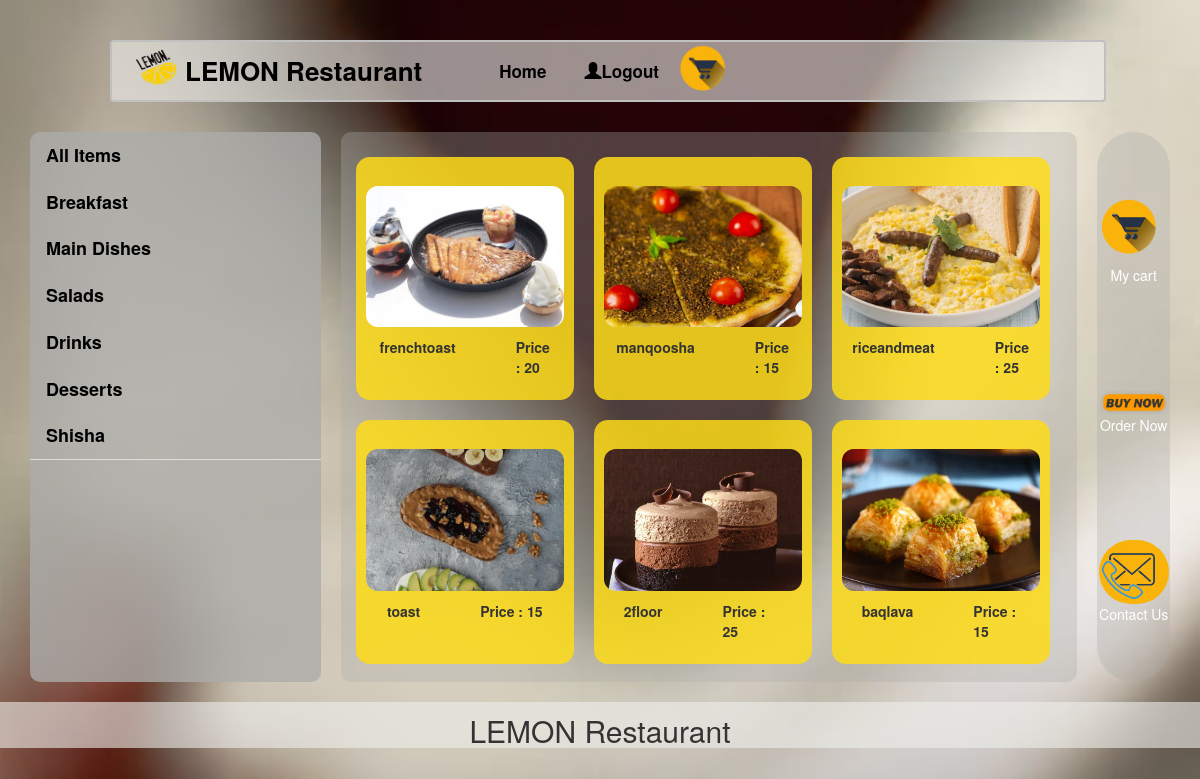
/home/, run on the app's committed database.
### home_app/models.py (models this page shows)
class Item(models.Model):
    name = models.CharField(max_length=45)
    category = models.ForeignKey(Category, related_name = 'items', on_delete = models.CASCADE,null=True)
    desc = models.TextField(default="descriptions about the items")
    price = models.IntegerField()

class Category(models.Model):
    name = models.CharField(max_length=45)
    created_at = models.DateTimeField(auto_now_add=True)
    updated_at = models.DateTimeField(auto_now=True)

### home_app/views.py (the view)
# urls.py: path('home/', views.home),
def home(request):
    context = {
        'breakfast' : getcategory('breakfast'),
        'drinks' : getcategory('drinks'),
        'maindishes' : getcategory('maindishes'),
        'desserts' : getcategory('desserts'),
        'sheesha' : getcategory('sheesha'),
        'salads' : getcategory('salads'),
        'allitem' : getallitem(),
    }
    return render(request, 'homeTemp.html',context)

### home_app/models.py (called while the page is built)
def getcategory(catname):
    return Item.objects.filter(category=Category.objects.get(name=catname))

def getallitem():
    return Item.objects.all()

### home_app/templates/homeTemp.html (shortened to what this page needs)
<!DOCTYPE html>
<html lang="en">
<head>
    <meta name="viewport" content="width=device-width, initial-scale=1, shrink-to-fit=no"> {%load static%}
    <link rel="stylesheet" href="https://stackpath.bootstrapcdn.com/font-awesome/4.7.0/css/font-awesome.min.css">
    <link rel="stylesheet" href="{%  static  'css/homenavbar.css'  %}">
    <link rel="stylesheet" href="{%  static  'css/home.css'  %}">
    <link rel="stylesheet" href="https://maxcdn.bootstrapcdn.com/bootstrap/3.4.1/css/bootstrap.min.css">
</head>
<body>
    <nav class=" navbar" id='navcolor'>
        <div class="container-fluid" id='container-fluid'>
            <div class="navbar-header">
                <div class='logo' onclick="location.href='/';">
                    <img src="/static/images/homepage/logo-removebg-preview.png" alt="logo">
                    <p class="navbar-brand acolor">LEMON Restaurant</p>
                </div>
            </div>
            <div class="navbar-collapse" id="myNavbar">
                <ul class="nav navbar-nav" id="navbar-nav">
                    <li class="active"><a href="/welcome" class="acolor" id='navAedit'>Home</a></li>
                    <ul class="nav navbar-nav navbar-right" id="navbar-nav">
                        <li><a href="/logout" class="acolor" id='navAedit'><span
                                    class="glyphicon glyphicon-user   acolor"></span>Logout
                            </a></li>
                        <li><img id="cart" onclick="location.href='/cart/';" src="/static/images/homepage/cart.png" alt="cart icon">
                        </li>
                    </ul>
                </ul>
            </div>
        </div>
    </nav>
    <section id="conter">
        <div class='firstcol'>
            <ul class="nav nav-tabs" id="myTab" role="tablist">
                <li class="nav-item">
                    <a class="nav-link active" id="home-tab" data-toggle="tab" href="#all" role="tab" aria-controls="home" aria-selected="true">All Items</a>
                </li>
                <li class="nav-item">
                    <a class="nav-link" id="profile-tab" data-toggle="tab" href="#breakfast" role="tab" aria-controls="profile" aria-selected="false">Breakfast</a>
                </li>
                <li class="nav-item">
                    <a class="nav-link" id="messages-tab" data-toggle="tab" href="#main" role="tab" aria-controls="messages" aria-selected="false">Main Dishes</a>
                </li>
                <li class="nav-item">
                    <a class="nav-link" id="settings-tab" data-toggle="tab" href="#salads" role="tab" aria-controls="settings" aria-selected="false">Salads</a>
                </li>
                <li class="nav-item">
                    <a class="nav-link" id="settings-tab" data-toggle="tab" href="#drinks" role="tab" aria-controls="settings" aria-selected="false">Drinks</a>
                </li>
                <li class="nav-item">
                    <a class="nav-link" id="settings-tab" data-toggle="tab" href="#desserts" role="tab" aria-controls="settings" aria-selected="false">Desserts</a>
                </li>
                <li class="nav-item">
                    <a class="nav-link" id="settings-tab" data-toggle="tab" href="#Shisha" role="tab" aria-controls="settings" aria-selected="false">Shisha</a>
                </li>
            </ul>
        </div>
        <div class='secondcol'>
            <div class="tab-content" id="tab-content">
                <div class="tab-pane active" id="all" role="tabpanel" aria-labelledby="home-tab">
                    <div class="contandiv">
                        {%for item in allitem%}
                        <div class="item">
                            <a href="/details/{{item.id}}/"><img src="/static/images/thumbnails/{{item.category.name}}/{{item.name}}.jpg"></a>
                            <div class="pricename">
                                <p>{{item.name}} </p>
                                <p>Price : {{item.price}}</p>
                            </div>
                        </div>
                        {%endfor%}
                    </div>
                </div>
            </div>
        </div>
        <div class='thirdcol'>
            <div onclick="location.href='/cart/';">
                <img src="/static/images/homepage/cart.png" alt="cart icon">
                <p>My cart</p>
            </div>
            <div onclick="location.href='/cart/';">
                <img src="/static/images/homepage/buy.png" alt="order icon">
                <p>Order Now</p>
            </div>
            <div onclick="location.href='/contact/';">
                <img id="CUS" src="/static/images/homepage/contactUs.png" alt="contact Us icon">
                <p>Contact Us</p>
            </div>
        </div>
    </section>
</body>
<footer>
    <div id="footer">
        <h2>LEMON Restaurant</h2>
    </div>
</footer>
</html>

### home_app/static/css/home.css (style rules this page uses)
body { margin: 0; padding: 0; background: url("/static/images/homepage/home.jpg"); background-repeat: no-repeat; background-attachment: fixed; background-size: cover; background-position: top; font-family: Verdana, Geneva, Tahoma, sans-serif; }
#navcolor { border: 2px solid silver; background-color: #efefec99; color: white; width: 83%; margin-left: 11rem; margin-top: 4rem; }
.acolor { color: #000000; text-decoration: none; }
.navbar-header .logo { display: flex; cursor: pointer; align-items: center; flex-direction: row; }
.navbar-header .logo p { font-size: 26px; margin-bottom: -9px; font-weight: bolder; margin-right: 43px; }
#cart { cursor: pointer; width: 58px; }
.navbar-header img { width: 58px; height: 49px; }
#navAedit { padding: 19px; font-size: 17px; font-weight: bolder; }
#conter { margin: 30px 20px 0px 20px; display: flex; min-height: 55rem; }
.firstcol { flex: 2; margin: 0px 10px 0px 10px; background-color: #acaca9cc; border-radius: 10px; }
.secondcol { flex: 5; margin: 0px 10px 0px 10px; background-color: #acaca957; border-radius: 10px; padding: 5px; overflow-y: auto; float: left; position: relative; height: 55rem; }
.thirdcol { flex: 0.5; margin: 0px 10px 0px 10px; display: flex; flex-direction: column; align-items: center; justify-content: space-around; background-color: #acaca957; border-radius: 55px; padding-top: 15px; }
#myTab { display: flex; flex-wrap: wrap; padding-left: 0; margin-bottom: 0; list-style: none; flex-direction: column; align-items: flex-start; align-content: flex-start; }
#myTab li { width: 100%; }
#myTab li a { color: black; }
.contandiv { display: flex; flex-direction: row; flex-wrap: wrap; }
.thirdcol img { width: 7rem; }
.thirdcol div p { color: white; }
.thirdcol div { display: flex; flex-direction: column; align-items: center; cursor: pointer; }
#CUS { background-color: #fab30b; border-radius: 49px; }
footer { margin-top: 2rem; }
#footer { width: 100%; height: 4.6rem; display: flex; background-color: #efefec99; flex-direction: row; align-items: center; justify-content: center; }
.nav.nav-tabs { font-size: large; font-weight: bold; }
.item { display: flex; flex-direction: column; align-items: center; margin: 20px 10px 0px 10px; width: 30%; background-color: #fddb17d9; padding-top: 19px; border-radius: 14px; padding-bottom: 23px; }
.item img { width: 100%; height: 100%; padding: 10px; border-radius: 22px }
.pricename { display: flex; font-weight: bold; justify-content: space-between; }
.pricename p { margin: 0 30px; }

### data on the page
Item: category.name (picture), name "frenchtoast", price "20"
Item: category.name (picture), name "manqoosha", price "15"
Item: category.name (picture), name "riceandmeat", price "25"
Item: category.name (picture), name "toast", price "15"
Item: category.name (picture), name "2floor", price "25"
Item: category.name (picture), name "baqlava", price "15"
